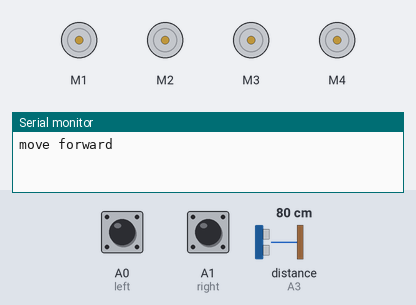
Bench run of a sketch on a simulated Arduino Uno, built with avr-gcc and run on an emulated ATmega328P. Shown: 4 × DC motor (green arrow = forward, orange = backward, longer = faster), the last lines printed to the serial monitor. The test bench sets the inputs (shaded band); at power-on: A0 (left) HIGH, A1 (right) HIGH, distance to the obstacle (sensor on A3) 80 cm. The echo pulse lasts 58.3 µs per cm.

Above: at 2.2 s.
2.3 s: A0 (left) pulled LOW for 0.15 s
At 2.39 s:
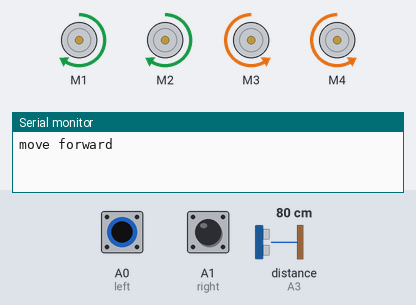
3.9 s: A1 (right) pulled LOW for 1 s
At 4.7 s:
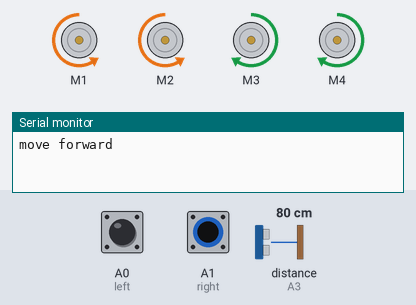
6.4 s: distance to the obstacle (sensor on A3) set to 18 cm
7.9 s: distance to the obstacle (sensor on A3) set to 13 cm
10.3 s: A0 (left) pulled LOW for 3.2 s
At 11.12 s:
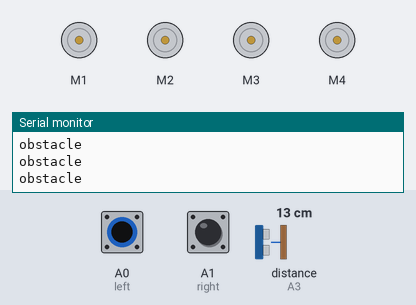
15.0 s: A1 (right) pulled LOW for 3.2 s
At 19.7 s:
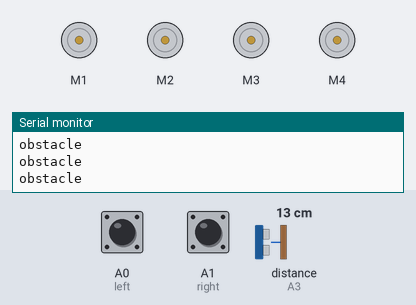
Timing chart, 0 to 20.7 s (numbered marks = the images above; inputs shaded):
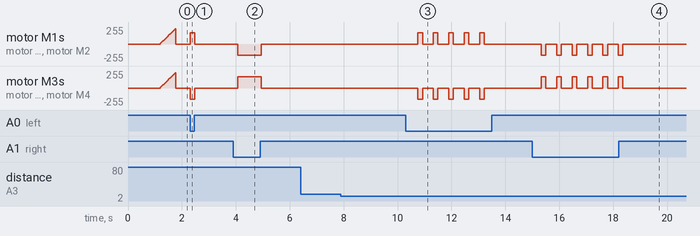

Measured:
- after the input at 2.3 s, motor M1, motor M2: stopped → forward 170/255 at once, → stopped 0.18 s later; motor M3, motor M4: stopped → backward 170/255 at once, → stopped 0.18 s later
- after the input at 3.9 s, motor M1, motor M2: stopped → backward 170/255 after 0.16 s, → stopped 0.88 s later; motor M3, motor M4: stopped → forward 170/255 after 0.16 s, → stopped 0.88 s later
- after the input at 6.4 s, every drawn part: stays the same
- after the input at 10.3 s, motor M1, motor M2: alternates forward 170/255 for 0.17 s and stopped for 0.40 s, 10 changes in all, then stays stopped, starting after 0.45 s; motor M3, motor M4: alternates backward 170/255 for 0.17 s and stopped for 0.40 s, 10 changes in all, then stays stopped, starting after 0.45 s
- after the input at 15.0 s, motor M1, motor M2: alternates backward 170/255 for 0.17 s and stopped for 0.40 s, 12 changes in all, then stays stopped, starting after 0.33 s; motor M3, motor M4: alternates forward 170/255 for 0.17 s and stopped for 0.40 s, 12 changes in all, then stays stopped, starting after 0.33 s
- by itself, motor M1–4: rises from stopped to forward 232/255 in 0.56 s, then falls to stopped in 0.02 s

The sketch:

Final_code.ino
```cpp
//ARDUINO LINE FOLLOWING CAR OBSTACLE AVOIDING

//including the libraries
#include <AFMotor.h>
#include <NewPing.h>

#define TRIG_PIN A2
#define ECHO_PIN A3
#define MAX_DISTANCE 200 //sensor will detect obstacles upto 200 meters
#define MAX_SPEED 240 // sets speed of DC  motors
#define MAX_SPEED_OFFSET 20 //for debugging (not used)

//defining pins and variables
#define left A0
#define right A1

NewPing sonar(TRIG_PIN, ECHO_PIN, MAX_DISTANCE);

//defining motors
AF_DCMotor motor1(1, MOTOR12_1KHZ);
AF_DCMotor motor2(2, MOTOR12_1KHZ);
AF_DCMotor motor3(3, MOTOR34_1KHZ);
AF_DCMotor motor4(4, MOTOR34_1KHZ);

boolean goesForward=false;
int distance = 100;
int speedSet = 0;

void setup() {
  motor1.setSpeed(170);
  motor1.run(RELEASE);
  motor2.setSpeed(170);
  motor2.run(RELEASE);
  motor3.setSpeed(170);
  motor3.run(RELEASE);
  motor4.setSpeed(170);
  motor4.run(RELEASE);
  //declaring pin types
  pinMode(left,INPUT);
  pinMode(right,INPUT);
  //begin serial communication for print statements in serial monitor
  Serial.begin(9600);
  delay(1000);
}

void loop(){
  //-----------------------------
  distance = readPing();
  delay (100);
  if(distance<=15)
  {
    moveStop();
    delay(200);
    Serial.println("obstacle");
    delay(200);
  }
  else
  {
    moveForward();
  }

// both white
  if(digitalRead(left)==0 && digitalRead(right)==0){
    //Forward
    motor1.run(FORWARD);
    motor1.setSpeed(170);
    motor2.run(FORWARD);
    motor2.setSpeed(170);
    motor3.run(FORWARD);
    motor3.setSpeed(170);
    motor4.run(FORWARD);
    motor4.setSpeed(170);
  }
  //line detected by right sensor
  else if(digitalRead(left)==0 && digitalRead(right)==1){
    //turn right
    motor1.run(FORWARD);
    motor1.setSpeed(170);
    motor2.run(FORWARD);
    motor2.setSpeed(170);
    motor3.run(BACKWARD);
    motor3.setSpeed(170);
    motor4.run(BACKWARD);
    motor4.setSpeed(170);
  }
  //line detected by left sensor
  else if(digitalRead(left)==1 && digitalRead(right)==0){
    //turn left
    motor1.run(BACKWARD);
    motor1.setSpeed(170);
    motor2.run(BACKWARD);
    motor2.setSpeed(170);
    motor3.run(FORWARD);
    motor3.setSpeed(170);
    motor4.run(FORWARD);
    motor4.setSpeed(170);
  }

  //both black
  else if(digitalRead(left)==1 && digitalRead(right)==1){
    //stop
    motor1.run(RELEASE);
    motor1.setSpeed(0);
    motor2.run(RELEASE);
    motor2.setSpeed(0);
    motor3.run(RELEASE);
    motor3.setSpeed(0);
    motor4.run(RELEASE);
    motor4.setSpeed(0);
  }
}

int readPing() {
  delay(70);     //to ensure that the ultrasonic sensor gets enough time to measure the distance 0.07s
  int cm = sonar.ping_cm();   //measure the distance
  if(cm==0)
  {
    cm = 250;
  }
  return cm;
}

void moveStop() {
  motor1.run(RELEASE);
  motor2.run(RELEASE);
  motor3.run(RELEASE);
  motor4.run(RELEASE);
}

void moveForward() {
 if(!goesForward)
  {
    Serial.println("move forward");
    goesForward=true;
    motor1.run(FORWARD);
    motor2.run(FORWARD);
    motor3.run(FORWARD);
    motor4.run(FORWARD);
   for (speedSet = 0; speedSet < MAX_SPEED; speedSet +=2) // slowly bring the speed up to avoid loading down the batteries too quickly
   {
    motor1.setSpeed(speedSet);
    motor2.setSpeed(speedSet);
    motor3.setSpeed(speedSet);
    motor4.setSpeed(speedSet);
    delay(5);
   }
  }
}
```
